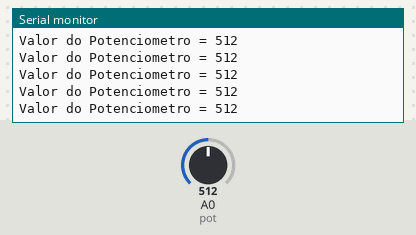
Simulated run of this sketch. Board: Arduino Uno, built with avr-gcc and run on an emulated ATmega328P. Shown: the last lines printed to the serial monitor. Inputs (shaded band) come from the test bench; at power-on: A0 (pot) = 512.

Above: at 1.2 s.
1.3 s: A0 (pot) set to 716
At 1.68 s:
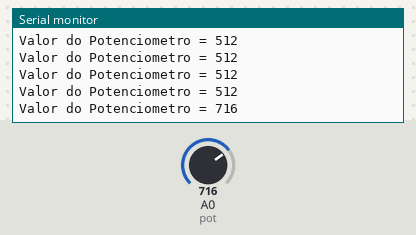
2.8 s: A0 (pot) set to 900
At 2.94 s:
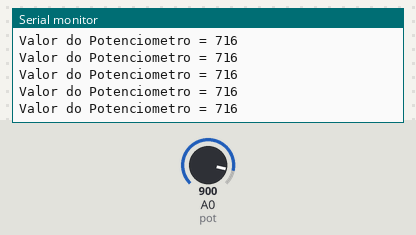
Timing chart, 0 to 5.8 s (numbered marks = the images above; inputs shaded):
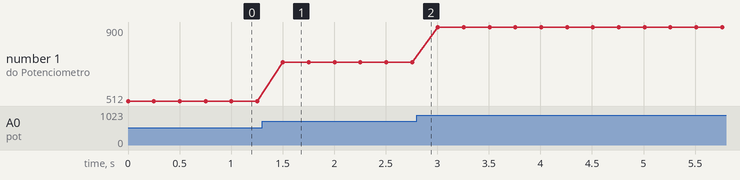

The sketch:

exercicio06.ino
```cpp
#define pot A0
int potValor; // Cria variável para armazenar o valor do potenciômetro

void setup() {
  Serial.begin(9600);
}

void loop() {
  potValor = analogRead(pot); // Lê o potenciômetro e armazena na variável potValor
  Serial.print("Valor do Potenciometro = ");
  Serial.println(potValor); // Imprime valor lido
  delay(250);
}
```

Measured:
- after the input at 1.3 s, the serial monitor: prints a new line after 0.20 s (image 1)
- plotted number 1: 512 → 716 after the input at 1.3 s, 716 → 900 after the input at 2.8 s
